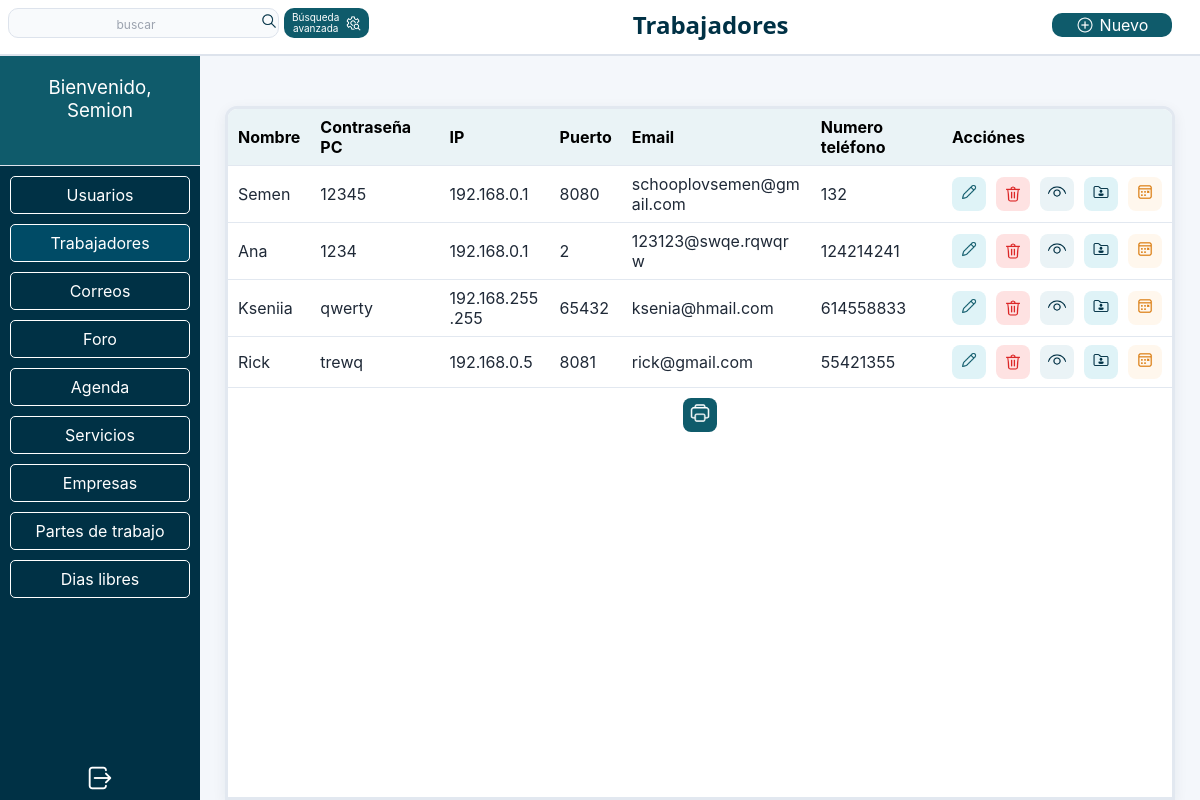
The page /trabajadores/trabajadores.php (signed in) on the database its author committed.
### tables this page shows
CREATE TABLE `trabajadores` (
  `id_trabajador` int(11) NOT NULL,
  `nombre` varchar(50) NOT NULL,
  `contrasena_pc` varchar(30) NOT NULL,
  `ip` varchar(15) NOT NULL,
  `puerto` varchar(10) NOT NULL,
  `email` varchar(50) NOT NULL,
  `password_email` varchar(30) NOT NULL,
  `numero_telefono` varchar(30) NOT NULL
);

### trabajadores/trabajadores.php (called while the page is built)
<?php
  require_once 'trabajadores_config.php';
  require_once '../plantilla.php';
?>

### trabajadores/trabajadores_config.php (called while the page is built, shortened)
<?php
  $id = 'id_trabajador';
  $datos = [
    'Nombre'=>'nombre', 'Contraseña PC'=>'contrasena_pc','IP'=>'ip','Puerto'=>'puerto','Email'=>'email','Numero teléfono'=>'numero_telefono','Acciónes'=>['botones'=>['cambiar', 'borrar','mostrar_mas','documentos','descargar','dias_libres']]
  ];
  ?>

### tabla.php (the view, shortened to what this page needs)
<div class="main_table">
  <table>
    <tr>
    <?php
    foreach($datos as $key=>$dato) {
      echo '<th>' . $key . '</th>';
    }
    ?>
    </tr>
    <?php
    while ($fila = $res->fetch()) {
      echo '<tr data-id="' . $fila[$id] . '">';
      foreach($datos as $dato) {
        echo '<td>';
        if (is_string($dato)) {
          echo $fila[$dato];
        }
        elseif(isset($dato['botones'])) {
          echo '<div><form action="" method="post" class="worker-actions">';
          foreach ($dato['botones'] as $boton) {
            if ($boton === 'cambiar') {
              echo '<button type="submit" name="cambiar" value="' . $fila[$id] . '" class="buttons_icons button_cambiar">
              <img src="../img/cambiar.png" alt="Cambiar" class="icon">
            </button>';
            }
            if ($boton === 'borrar') {
              echo '<button type="submit" name="borrar" value="' . $fila[$id] . '" class="buttons_icons button_borrar">
              <img src="../img/borrar.png" alt="Borrar" class="icon">
            </button>';
            }
            if ($boton === 'mostrar_mas') {
              echo '<button type="submit" name="mostrar_mas" value="' . $fila[$id]  . '" class="buttons_icons button_mostrar_mas"><img src="../img/mostrar.png" alt="Mostrar mas" class="icon"></button>';
            }
            if ($boton === 'documentos') {
              echo '<button type="button" name="documetos"  value="' . $fila[$id]  . '" class="buttons_icons button_documetos"><img src="../img/documentos.png" alt="Documentos" class="icon"></button>';
            }
            if($boton === 'dias_libres') {
              echo '<button type="button" name="dias_libres"  value="' . $fila[$id]  . '" class="buttons_icons button_dias_libres"><img src="../img/dias_libres.png" alt="Dias libres" class="icon"></button>';
            }
            if($boton === 'descargar') {
              $boton_descargar = '<form action="../descargar_pdf.php" method="post"  target="_blank">
              <button type="submit" name="descargar" class="buttons_icons button_descargar" value="' . $_POST['tabla'] . '">
                <img src="../img/imprimir.png" alt="Imprimir" class="icon">
              </button>
            </form>';
            }
          }
          echo '</form>';
          echo isset($boton_imprimir) ? $boton_imprimir . '</div>' : '</div>';
        }
        echo '</td>';
      }
      echo '</tr>';
    }
    ?>
  </table>
  <?= $boton_descargar ?? '' ?>
</div>

### estilos.css (style rules this page uses)
* { box-sizing: border-box; }
html, body { height: 100%; margin: 0; }
body { min-height: 100vh; font-family: Inter, Arial, sans-serif; background: #F4F7FB; display: flex; flex-direction: column; overflow:hidden; display: flex; flex-direction: column; }
input[type="text"], input[type="file"], button, select, textarea { border: none; all: unset; cursor: pointer; }
.main_table, .seguimientos { width: 100%; height: 100%; border: 3px solid #E2E8F0; border-radius: 12px 12px 0 0 ; box-shadow: 0 4px 14px rgba(0, 49, 69, 0.07); background-color: #fff; overflow: hidden; }
.main_table table ,.seguimientos table { width: 100%; border-radius: 12px; border: none; border-collapse: collapse; }
.main_table tr ,.seguimientos tr { border-bottom: 1px solid #E2E8F0; }
.main_table td, .main_table th,.seguimientos td, .seguimientos th { text-align: start; padding: 8px 10px; }
.main_table table th, .seguimientos th { background-color: #EAF3F6; }
.main_table td ,.seguimientos td { background-color: #fff; border: none; color: #1F2937; word-break: break-word; overflow-wrap: break-word; }
.main_table td:last-child div { display: flex; gap: 10px; height: 100%; justify-content: flex-end; }
.main_table form { background-color: #fff; text-align: center; }
.worker-actions { display: flex; gap: 10px; }
.buttons_icons { width: 34px; height: 34px; border-radius: 8px; }
.button_mostrar_mas { background-color: #EAF3F6; }
.button_documetos { background-color: #DFF3F7; }
.button_cambiar { background-color: #DFF3F7; }
.button_dias_libres { background-color: #fff7ed; }
.button_borrar { background-color: #FEE2E2; display: flex; align-items: center; justify-content: center; }
.button_descargar { background-color: #0F5B6B; margin-top: 10px; }
.button_descargar img { height: 22px; width: 22px; }
.icon { width: 18px; height: 18px; }

### rows shown on the page
trabajadores: nombre "Semen", contrasena_pc "12345", ip "192.168.0.1", puerto "8080", email "schooplovsemen@gmail.com", numero_telefono "132", $fila[$id] 21 (drawn)
trabajadores: nombre "Ana", contrasena_pc "1234", ip "192.168.0.1", puerto "2", email "123123@swqe.rqwqrw", numero_telefono "124214241", $fila[$id] 22 (drawn)
trabajadores: nombre "Kseniia", contrasena_pc "qwerty", ip "192.168.255.255", puerto "65432", email "ksenia@hmail.com", numero_telefono "614558833", $fila[$id] 23 (drawn)
trabajadores: nombre "Rick", contrasena_pc "trewq", ip "192.168.0.5", puerto "8081", email "rick@gmail.com", numero_telefono "55421355", $fila[$id] 24 (drawn)

### other values the page prints
$titulo_pagina "Trabajadores"
$nombre "Semion"
$key "Nombre"
$key "Contraseña PC"
$key "IP"
$key "Puerto"
$key "Email"
$key "Numero teléfono"
$key "Acciónes"
